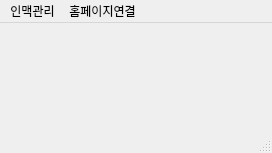
<?xml version="1.0" encoding="UTF-8"?>
<ui version="4.0">
 <class>MainWindow</class>
 <widget class="QMainWindow" name="MainWindow">
  <property name="geometry">
   <rect>
    <x>0</x>
    <y>0</y>
    <width>272</width>
    <height>153</height>
   </rect>
  </property>
  <property name="windowTitle">
   <string>나의개인다이어리</string>
  </property>
  <property name="windowIcon">
   <iconset>
    <normaloff>3.ico</normaloff>3.ico</iconset>
  </property>
  <widget class="QWidget" name="centralwidget">
   <widget class="QLabel" name="label">
    <property name="geometry">
     <rect>
      <x>10</x>
      <y>40</y>
      <width>251</width>
      <height>71</height>
     </rect>
    </property>
    <property name="text">
     <string/>
    </property>
    <property name="pixmap">
     <pixmap>wsu.jpg</pixmap>
    </property>
    <property name="scaledContents">
     <bool>true</bool>
    </property>
   </widget>
  </widget>
  <widget class="QMenuBar" name="menubar">
   <property name="geometry">
    <rect>
     <x>0</x>
     <y>0</y>
     <width>272</width>
     <height>18</height>
    </rect>
   </property>
   <widget class="QMenu" name="menu">
    <property name="title">
     <string>인맥관리</string>
    </property>
    <addaction name="actionMini_FaceBook"/>
    <addaction name="separator"/>
    <addaction name="actionHelp"/>
   </widget>
   <widget class="QMenu" name="menu_2">
    <property name="title">
     <string>홈페이지연결</string>
    </property>
    <addaction name="actiongkrry_ghavpdlwl"/>
    <addaction name="actionIT_Center"/>
   </widget>
   <addaction name="menu"/>
   <addaction name="menu_2"/>
  </widget>
  <widget class="QStatusBar" name="statusbar"/>
  <action name="actionMini_FaceBook">
   <property name="icon">
    <iconset>
     <normaloff>3.ico</normaloff>3.ico</iconset>
   </property>
   <property name="text">
    <string>Mini FaceBook</string>
   </property>
  </action>
  <action name="actionHelp">
   <property name="icon">
    <iconset>
     <normaloff>2.ico</normaloff>2.ico</iconset>
   </property>
   <property name="text">
    <string>도움말</string>
   </property>
  </action>
  <action name="actiongkrry_ghavpdlwl">
   <property name="icon">
    <iconset>
     <normaloff>wsu.png</normaloff>wsu.png</iconset>
   </property>
   <property name="text">
    <string>학교</string>
   </property>
  </action>
  <action name="actionIT_Center">
   <property name="icon">
    <iconset>
     <normaloff>it.png</normaloff>it.png</iconset>
   </property>
   <property name="text">
    <string>IT Center</string>
   </property>
  </action>
 </widget>
 <resources/>
 <connections/>
</ui>
